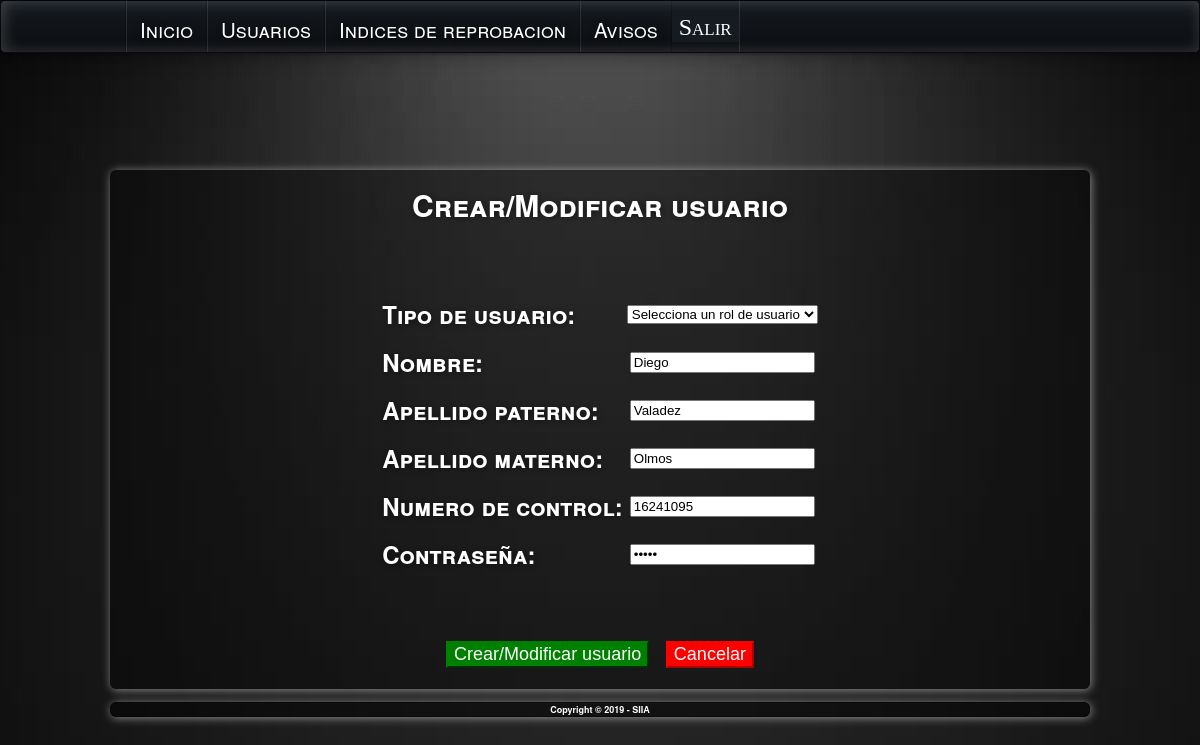
Screenshot of /interfaz_administrador/CrearUsuario.php?numControlEdit=16241095 (signed in) with the database file from the repository.
### tables this page shows
CREATE TABLE `usuarios` (
  `numControl` varchar(8) NOT NULL,
  `password` varchar(10) NOT NULL,
  `rol_id` int(8) NOT NULL,
  `nombre` varchar(50) NOT NULL,
  `ApPaterno` varchar(50) NOT NULL,
  `ApMaterno` varchar(50) NOT NULL
);

### database/database.php (called while the page is built)
<?php
class Database{
    private $host;
    private $db;
    private $user;
    private $password;
    private $charset;
    public function __construct(){
        $this->host = 'localhost';
        $this->db = 'proyectofinal';
        $this->user = 'root';
        $this->password = '';
        $this->charset = 'utf8mb4';
    }
    function connect(){
        try{
            $connection = "mysql:host=" . $this->host . ";dbname=" . $this->db . ";charset=" . $this->charset;
            $options = [
                PDO::ATTR_ERRMODE            => PDO::ERRMODE_EXCEPTION,
                PDO::ATTR_EMULATE_PREPARES   => false,
            ];
            $pdo = new PDO($connection, $this->user, $this->password, $options);
            return $pdo;
        }catch(PDOException $e){
            print_r('Error connection: ' . $e->getMessage());
        }
    }
}
?>

### interfaz_administrador/CrearUsuario.php (the view, shortened to what this page needs)
<html lang="es-mx">
    <head>
        <link href="../styles/cerrarSesion.css" rel="stylesheet" type="text/css">
        <link href="../styles/Site.css" rel="stylesheet" type="text/css">
        <link href="../styles/MenuHorizontalAnimado.css" rel="stylesheet" type="text/css">
    </head>
    <body>
        <header>
            <form action="#" method="POST">
            <nav class="dark w-shadow">
                <div id="MenuPrincipal" class="nav-container" >
                    <ul id="nodoPrincipal" class="nav-menu slideUp w-divider">
                        <li><a href="Menu_Administrador.php"><h1>Inicio</h1></a></li>
                        <li class="nav-dropdown">
                            <a href="Usuario.php"><h1>Usuarios</h1></a>
                        </li>
                        <li><a href="IndicesReprobacion.php"><h1>Indices de reprobacion</h1></a></li>
                        <li><a href="Avisos.php"><h1>Avisos</h1></a></li>
                        <li><input type="submit" name="cerrarSesion" value="Salir"
                        class="cerrarSesion w-divider"></li>
                    </ul>
                </div>
            </nav>
            </form>
        </header>
        <div class="page">
            <section class="main">
                <div id="divBienvenida" style=" font-size:15pt ; text-align:center ; width :100% ">
                    <h2>Crear/Modificar usuario</h2>
                    <br>
                    <br>
                    <?php
        include_once '../database/database.php';
        if(isset($_GET["numControlEdit"])){
        $db = new Database();
		$numControlEdit=($_GET["numControlEdit"]);
		$datos= $db->connect()->query("SELECT * from usuarios where numControl='$numControlEdit'");
        $row=$datos->fetch(PDO::FETCH_ASSOC);
        }
	?>
                <form action="#" method="post">
                <table align="center">
                <tr>
                <th align="left"><h2>Tipo de usuario: </h2></th>
                <th><select name="rol_id" required>
                <option selected="true" disabled="disabled">Selecciona un rol de usuario</option>
                </select></th>
                </tr>
                <tr>
                <th align="left"><h2>Nombre: </h2></th>
                <th><input type="text" name="nombre" value="<?php
                if(isset($row)){
                    echo ($row['nombre']);
                }?>" required pattern="[A-Za-z\sáéíóú]+"></th>
                </tr>
                <tr>
                <th align="left"><h2>Apellido paterno: </h2></th>
                <th><input type="text" name="apP" value="<?php
                if(isset($row)){
                echo ($row['ApPaterno']);
                }?>" required pattern="[A-Za-z\sáéíóú]+"></th>
                </tr>
                 <tr>
                <th align="left"><h2>Apellido materno: </h2></th>
                <th><input type="text" name="apM" value="<?php
                if(isset($row)){
                echo ($row['ApMaterno']);
                }?>" required pattern="[A-Za-z\sáéíóú]+"></th>
                </tr>
                 <tr>
                <th align="left"><h2>Numero de control: </h2></th>
                <th><input type="text" name="numeroControl" value="<?php if(isset($row)){
                    echo ($row['numControl']);
                }?>" required pattern="[0-9]{8}"></th>
                </tr>
                 <tr>
                <th align="left"><h2>Contraseña: </h2></th>
                <th><input type="password" name="pass" value="<?php
                if(isset($row)){
                echo ($row['password']);
                }?>" required minlength="5" maxlength="40" required pattern="[A-Za-z0-9]+"></th>
                </tr>
                </table>
                <br><br>
                <input type="submit" name="CrearModUsuario" value="Crear/Modificar usuario"
                style="background: green; color: white ; border-color: green; font-size: 18px;">
                <input type="submit" name="Cancelar" value="Cancelar"
            style="background: red; color: white ; border-color: red; font-size: 18px;">
                </form>
                </div>
            </section>
        </div>
        <footer class="footer">
            <strong>Copyright © 2019 - SIIA</strong>
        </footer>
    </body>
</html>

### styles/cerrarSesion.css (style rules this page uses)
.cerrarSesion { font-family: "Calibri"; font-size: 24px; background: #161b21; -webkit-box-shadow: inset 2px 0px 15px rgba( 255, 255, 255, 0), 2px 5px 15px rgba(0, 0, 0, 0), 0px 2px 2px rgba( 0, 0, 0, 0); -moz-box-shadow: inset 2px 0px 15px rgba( 255, 255, 255, 0), 2px 5px 15px rgba(0, 0, 0, 0), 0px 2px 2px rgba( 0, 0, 0, 0); box-shadow: inset 2px 0px 15px rgba( 255, 255, 255, 0), 2px 5px 15px rgba(0, 0, 0, 0), 0px 2px 2px rgba( 0, 0, 0, 0); color: #fff; border: 1px solid rgba(0, 0, 0, 0); color: #ffffff; font-variant: small-caps; text-transform: none; font-weight: 200; margin-bottom: 10px; margin-top: 11px; height: 30px; }
.cerrarSesion:after { position: absolute; bottom: -20px; left: 0px; right: 0px; background: rgba(0, 0, 0, 0); z-index: -1; height: 7px; -webkit-box-shadow: 0px 0px 15px rgba(0, 0, 0, 0); -moz-box-shadow: 0px 0px 15px rgba(0, 0, 0, 0); box-shadow: 0px 0px 15px rgba(0, 0, 0, 0); content: ' '; position: absolute; height: 0px; bottom: 0px; left: 5%; right: 5%; }

### styles/Site.css (style rules this page uses)
* { box-sizing: border-box; }
body { -ms-flex: 50%; flex: 50%; max-width: 100%; }
body { font-size: .80em; font-family: "Helvetica Neue" , "Lucida Grande" , "Segoe UI" , Arial, Helvetica, Verdana, sans-serif; margin: 0px; padding: 0px; color: #ffffff; position: absolute; width: 100%; background-image: url("../img/background.jpg"); background-repeat: no-repeat; background-position: center center; background-attachment: fixed; }
.page { width: 980px; height: 50%; background-color: rgba(0, 0, 0, 0.363); margin: 170px auto 3px auto; border: 1px solid #00000000; font-size:24px; box-shadow: 1px 1px 10px rgba(255, 255, 255, 0.5); -webkit-box-shadow: 1px 1px 10px rgba(255, 255, 255, 0.5); -moz-box-shadow: 1px 1px 10px rgba(255, 255, 255, 0.5); -o-box-shadow: 1px 1px 10px rgba(255, 255, 255, 0.5); border-radius : 6px; -webkit-border-radius: 6px; -moz-border-radius: 3px; -o-border-radius: 6px; }
.footer { width: 980px; height: 100%; border: 1px solid #0000005e; background-color: rgba(0, 0, 0, 0.493); margin: 13px auto 10px auto; text-align:center; font-size:9px; box-shadow: 1px 1px 10px rgba(255, 255, 255, 0.5); -webkit-box-shadow: 1px 1px 10px rgba(255, 255, 255, 0.5); -moz-box-shadow: 1px 1px 10px rgba(255, 255, 255, 0.5); -o-box-shadow: 1px 1px 10px rgba(255, 255, 255, 0.5); border-radius : 6px; -webkit-border-radius: 6px; -moz-border-radius: 3px; -o-border-radius: 6px; }
a:link, a:visited { color: #034af3; }
h1, h2, h3, h4, h5, h6 { font-size: 14px; color: #ffffff; font-variant: small-caps; text-transform: none; font-weight: 200; margin-bottom: 5px; margin-top: 5px; text-shadow: 1px 1px 7px rgba(0,0,0,0.5); -webkit-text-shadow: 1px 1px 7px rgba(0,0,0,0.5); -moz-text-shadow: 1px 1px 7px rgba(0,0,0,0.5); -o-text-shadow: 1px 1px 7px rgba(0,0,0,0.5); }
h1 { font-size: 1.6em; padding-bottom: 0px; margin-bottom: 0px; }
h2 { font-size: 1.5em; font-weight: 600; }
header { position:fixed; top:0px; width:100%; margin-right: auto; margin-left: auto; }
.main { padding: 0px 12px; margin: 12px 8px 8px 8px; min-height: 420px; }

### rows the page displays
usuarios: nombre "Diego", apP "Valadez", apM "Olmos", numeroControl "16241095"
